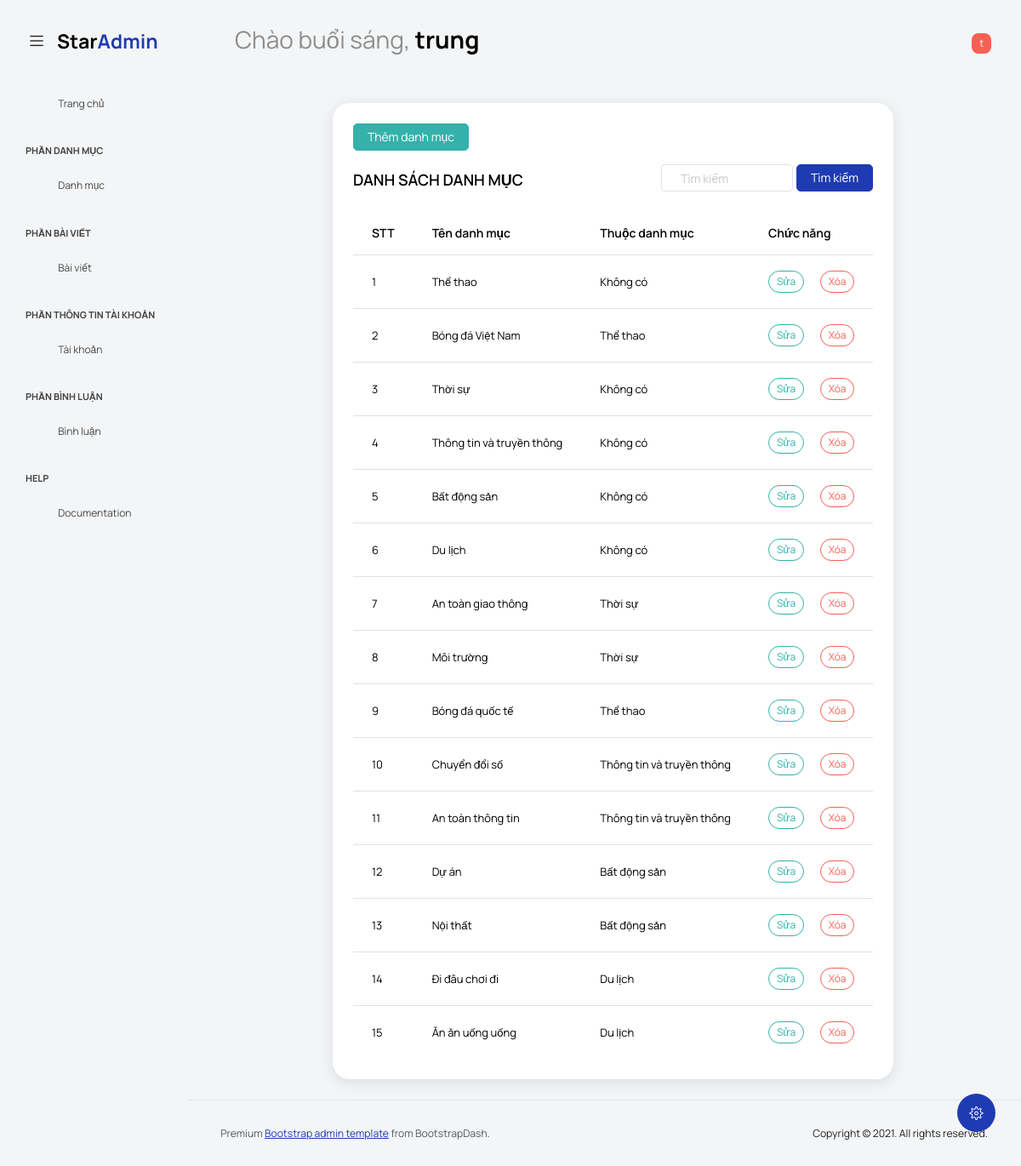
The app's page /admin/binhluan/timkiemdanhmuc.php (signed in) with its own data.
### tables this page shows
CREATE TABLE `quantri` (
  `id_quan_tri` int(11) NOT NULL,
  `ten_tai_khoan` varchar(255) NOT NULL,
  `mat_khau` text NOT NULL,
  `ho_ten` varchar(255) NOT NULL
);

CREATE TABLE `danhmuc` (
  `id_danh_muc` int(11) NOT NULL,
  `ten_danh_muc` varchar(255) NOT NULL,
  `id_cha_danh_muc` int(11) NOT NULL
);

### admin/binhluan/timkiemdanhmuc.php (the view, shortened to what this page needs)
<!DOCTYPE html>
<html lang="en">
<head>
    <link rel="stylesheet" href="assets/vendors/feather/feather.css">
    <link rel="stylesheet" href="assets/vendors/mdi/css/materialdesignicons.min.css">
    <link rel="stylesheet" href="assets/vendors/ti-icons/css/themify-icons.css">
    <link rel="stylesheet" href="assets/vendors/typicons/typicons.css">
    <link rel="stylesheet" href="assets/vendors/simple-line-icons/css/simple-line-icons.css">
    <link rel="stylesheet" href="assets/vendors/css/vendor.bundle.base.css">
    <link rel="stylesheet" href="assets/vendors/datatables.net-bs4/dataTables.bootstrap4.css">
    <link rel="stylesheet" type="text/css" href="assets/js/select.dataTables.min.css">
    <link rel="stylesheet" href="assets/css/vertical-layout-light/style.css">
</head>
<body class="with-welcome-text">
    <div class="container-scroller">
        <?= require_once './admin/navbar.php' ?>
        <div class="container-fluid page-body-wrapper" style="padding-top: 75px !important;">
            <div class="theme-setting-wrapper">
                <div id="settings-trigger"><i class="ti-settings"></i></div>
            </div>
            <?php require './admin/sidebar.php'?>
            <div class="main-panel">
                <div class="content-wrapper">
                    <div class="row">
                        <div class="col-lg-9 m-auto grid-margin stretch-card">
                            <div class="card">
                                <div class="card-body">
                                    <a href="?act=themdanhmuc" class="btn btn-success px-3 py-2 mb-3">Thêm danh mục</a>
                                    <div class="d-flex justify-content-between align-items-center">
                                        <h4 class="card-title text-uppercase">Danh sách danh mục</h4>
                                        <div class="d-flex">
                                            <form action="?act=timkiemdanhmuc" method="post">
                                                <div class="form-group d-flex justify-content-end">
                                                    <input type="text" name="keyword" placeholder="Tìm kiếm" id="" class="form-control w-50 me-1">
                                                    <button type="submit" class="btn btn-primary px-3 py-2">Tìm kiếm</button>
                                                </div>
                                            </form>
                                        </div>
                                    </div>
                                    <?php
                                        $sql = "SELECT * FROM danhmuc WHERE ten_danh_muc LIKE '%".mb_strtolower($_POST['keyword'],'UTF-8')."%'";
                                        $result = mysqli_query($conn,$sql);
                                    ?>
                                    <div class="table-responsive">
                                        <table class="table">
                                            <thead>
                                                <tr>
                                                    <th>STT</th>
                                                    <th>Tên danh mục</th>
                                                    <th>Thuộc danh mục</th>
                                                    <th>Chức năng</th>
                                                </tr>
                                            </thead>
                                            <tbody>
                                                <?php
                                                    $i = 0;
                                                    while($row = mysqli_fetch_assoc($result)){
                                                        $i++;
                                                        $sqlCha = "SELECT * FROM danhmuc WHERE id_danh_muc = ".$row['id_cha_danh_muc'];
                                                        $resultCha = mysqli_query($conn,$sqlCha);
                                                        $rowCha = mysqli_fetch_assoc($resultCha);
                                                ?>
                                                <tr>
                                                    <td><?=$i?></td>
                                                    <td><?=$row['ten_danh_muc']?></td>
                                                    <td><?=$rowCha['ten_danh_muc'] ? $rowCha['ten_danh_muc'] : 'Không có'?></td>
                                                    <td>
                                                        <a href="?act=suadanhmuc&id=<?=$row['id_danh_muc']?>" class="badge badge-success text-decoration-none me-3">Sửa</a>
                                                        <a href="?act=xoadanhmuc&id=<?=$row['id_danh_muc']?>" class="badge badge-danger text-decoration-none">Xóa</a>
                                                    </td>
                                                </tr>
                                                <?php
                                                    }
                                                ?>
                                            </tbody>
                                        </table>
                                    </div>
                                </div>
                            </div>
                        </div>
                    </div>
                </div>
                <footer class="footer">
                    <div class="d-sm-flex justify-content-center justify-content-sm-between">
                        <span class="text-muted text-center text-sm-left d-block d-sm-inline-block">Premium <a href="https://www.bootstrapdash.com/" target="_blank">Bootstrap admin template</a> from BootstrapDash.</span>
                        <span class="float-none float-sm-end d-block mt-1 mt-sm-0 text-center">Copyright © 2021. All rights reserved.</span>
                    </div>
                </footer>
            </div>
        </div>
    </div>
</body>
</html>

### admin/navbar.php (shortened to what this page needs)
<nav class="navbar default-layout col-lg-12 col-12 p-0 fixed-top d-flex align-items-top flex-row">
    <div class="text-center navbar-brand-wrapper d-flex align-items-center justify-content-start">
        <div class="me-3">
            <button class="navbar-toggler navbar-toggler align-self-center" type="button" data-bs-toggle="minimize">
                <span class="icon-menu"></span>
            </button>
        </div>
        <div>
            <a class="navbar-brand brand-logo" href="../index.html">
                <img src="assets/images/logo.svg" alt="logo" />
            </a>
        </div>
    </div>
    <?php
        $sql = "SELECT * FROM quantri WHERE id_quan_tri = ".$_COOKIE['id_quan_tri'];
        $rs = mysqli_query($conn,$sql);
        $row = mysqli_fetch_assoc($rs);
        $ten_nguoi_dung = $row['ho_ten'];
        $chu_cai_dau_ten_nd = explode(' ',$ten_nguoi_dung);
        $chu_cai_dau_ten_nd = end($chu_cai_dau_ten_nd);
        $chu_cai_dau_ten_nd = mb_substr($chu_cai_dau_ten_nd,0,1,'UTF-8');
    ?>
    <div class="navbar-menu-wrapper d-flex align-items-top">
        <ul class="navbar-nav">
            <li class="nav-item font-weight-semibold d-none d-lg-block ms-0">
                <?php $hours = date('H'); ?>
                <h1 class="welcome-text"><?= $hours < 24 && $hours >= 18 ? 'Chào buổi tối' : ($hours < 18 && $hours >= 12 ? 'Chào buổi chiều' : 'Chào buổi sáng') ?>,
                <span class="text-black fw-bold"><?= $ten_nguoi_dung;?></span>
                </h1>
            </li>
        </ul>
        <ul class="navbar-nav ms-auto">
            <li class="nav-item dropdown d-none d-lg-block user-dropdown">
                <a class="nav-link" id="UserDropdown" href="#" data-bs-toggle="dropdown" aria-expanded="false">
                    <span class="rounded bg-danger badge"><?=$chu_cai_dau_ten_nd?></span>
                </a>
            </li>
        </ul>
    </div>
</nav>

### records on screen
quantri: ho_ten "trung"
danhmuc: ten_danh_muc "Thể thao", shows "Không có"
danhmuc: ten_danh_muc "Bóng đá Việt Nam", danhmuc.ten_danh_muc "Thể thao"
danhmuc: ten_danh_muc "Thời sự", shows "Không có"
danhmuc: ten_danh_muc "Thông tin và truyền thông", shows "Không có"
danhmuc: ten_danh_muc "Bất động sản", shows "Không có"
danhmuc: ten_danh_muc "Du lịch", shows "Không có"
danhmuc: ten_danh_muc "An toàn giao thông", danhmuc.ten_danh_muc "Thời sự"
danhmuc: ten_danh_muc "Môi trường", danhmuc.ten_danh_muc "Thời sự"
danhmuc: ten_danh_muc "Bóng đá quốc tế", danhmuc.ten_danh_muc "Thể thao"
danhmuc: ten_danh_muc "Chuyển đổi số", danhmuc.ten_danh_muc "Thông tin và truyền thông"
danhmuc: ten_danh_muc "An toàn thông tin", danhmuc.ten_danh_muc "Thông tin và truyền thông"
danhmuc: ten_danh_muc "Dự án", danhmuc.ten_danh_muc "Bất động sản"
danhmuc: ten_danh_muc "Nội thất", danhmuc.ten_danh_muc "Bất động sản"
danhmuc: ten_danh_muc "Đi đâu chơi đi", danhmuc.ten_danh_muc "Du lịch"
danhmuc: ten_danh_muc "Ăn ăn uống uống", danhmuc.ten_danh_muc "Du lịch"

### other values on screen
$chu_cai_dau_ten_nd "t"
